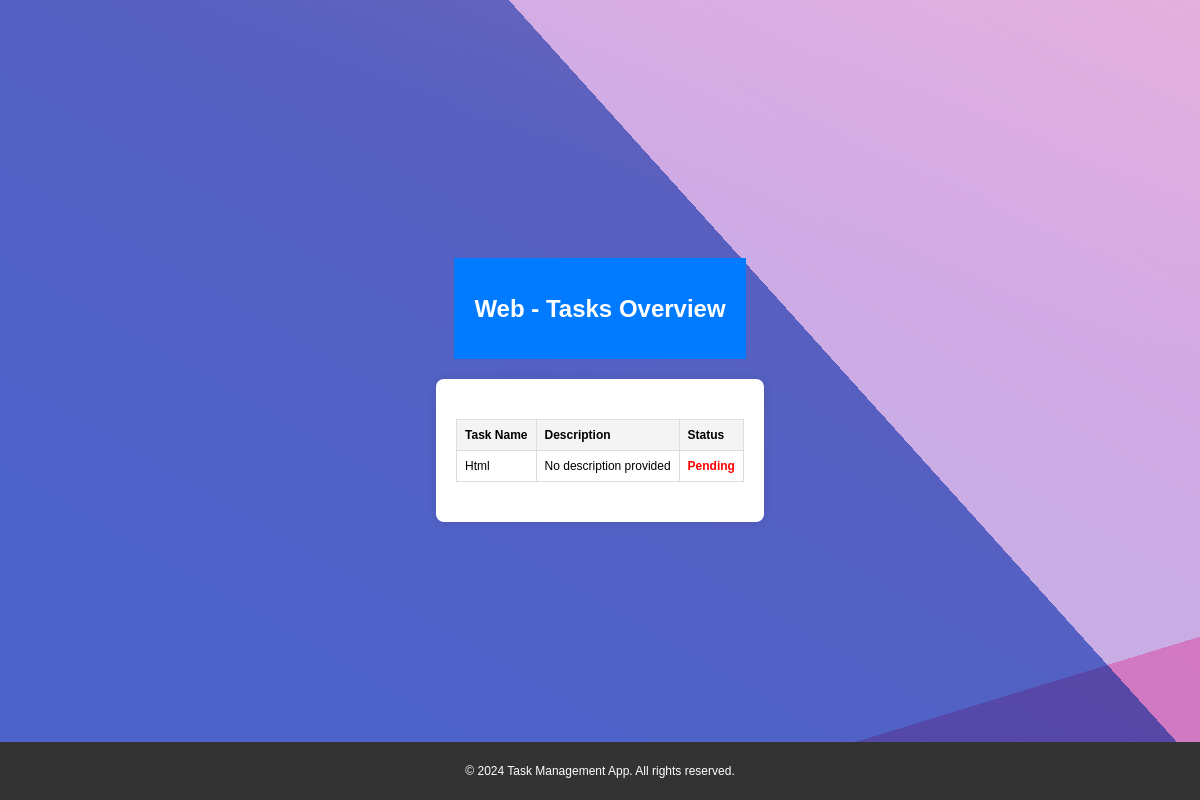
/project/1/tasks/, run on the app's committed database.
### welcome/models.py (models this page shows, shortened)
class Project(models.Model):
    name = models.CharField(max_length=255)
    created_by = models.ForeignKey(
        CustomUser, on_delete=models.CASCADE, related_name='projects'
    )
    start_date = models.DateField()
    end_date = models.DateField()
    members = models.ManyToManyField(CustomUser, related_name='project_members')

class ProUserTask(models.Model):
    user = models.ForeignKey(CustomUser, on_delete=models.CASCADE)  # Task creator
    task_name = models.CharField(max_length=255)
    project = models.ForeignKey(
        'Project', on_delete=models.CASCADE, null=True, blank=True, related_name='tasks'
    )  # Related name for reverse querying tasks by project
    assigned_to = models.ForeignKey(
        CustomUser, on_delete=models.SET_NULL, null=True, blank=True, related_name='assigned_tasks'
    )  # User to whom the task is assigned
    uploaded_file = models.FileField(upload_to='task_files/', null=True, blank=True)
    created_at = models.DateTimeField(auto_now_add=True)
    is_done = models.BooleanField(default=False)

### welcome/views.py (the view)
# urls.py: path('project/<int:project_id>/tasks/', views.view_project_tasks, name='view_project_tasks'),
def view_project_tasks(request, project_id):
    project = get_object_or_404(Project, id=project_id)
    tasks = project.tasks.all()
    return render(request, 'project_tasks.html', {
        'project': project,
        'tasks': tasks,
    })

### welcome/templates/project_tasks.html (shortened to what this page needs)
<!DOCTYPE html>
<html lang="en">
<head>
    <link rel="stylesheet" href="../static/style.css">
</head>
<body>
    <header>
        <h1>{{ project.name }} - Tasks Overview</h1>
    </header>
    <section class="task-list">
        {% if tasks %}
            <table>
                <thead>
                    <tr>
                        <th>Task Name</th>
                        <th>Description</th>
                        <th>Status</th>
                    </tr>
                </thead>
                <tbody>
                    {% for task in tasks %}
                        <tr>
                            <td>{{ task.task_name }}</td>
                            <td>{{ task.description|default:"No description provided" }}</td>
                            <td>
                                {% if task.is_done %}
                                    <span class="completed">Completed</span>
                                {% else %}
                                    <span class="pending">Pending</span>
                                {% endif %}
                            </td>
                        </tr>
                    {% endfor %}
                </tbody>
            </table>
        {% else %}
            <p>No tasks have been added to this project yet.</p>
        {% endif %}
    </section>
    <footer>
        <p>© 2024 Task Management App. All rights reserved.</p>
    </footer>
</body>
</html>

### welcome/static/style.css (style rules this page uses)
* { box-sizing: border-box; outline: none; }
:root { --bg-color: #f5f8ff; --main-color: #353536; --secondary-color: #8e92a4; --main-text-color: #5d606b; --secondary-dark-color: #9496a5; --tag-color-one: #e0fbf6; --tag-color-text-one: #58c2a9; --tag-color-two: #ece7fe; --tag-color-text-two: #8972f3; --tag-color-three: #fde7ea; --tag-color-text-three: #e77f89; --tag-color-four: #f7f8fc; --tag-color-text-four: #a0a6b5; --checkbox-color: #009e90; --button-color: #49beb7; --box-color: #fff1d6; --box-color-2: #d3e6ff; --box-color-3: #ffd9d9; --box-color-4: #daffe5; --task-color: #777982; }
.top-part .count, .top-part, .item, body { display: flex; align-items: center; }
body { margin: 0; justify-content: center; flex-direction: column; overflow: auto; width: 100%; height: 100vh; padding: 20px; font-family: "DM Sans", sans-serif; font-size: 12px; background-image: linear-gradient(21deg, rgba(64, 83, 206, 0.3697003235) 68%, rgba(255, 206, 196, 0.5) 163%), linear-gradient(163deg, rgba(49, 146, 170, 0.0794448997) 86%, rgba(239, 112, 138, 0.5) 40%), linear-gradient(30deg, rgba(76, 79, 173, 0.6173675717) 22%, rgba(237, 106, 134, 0.5) 169%), linear-gradient(48deg, rgba(31, 85, 147, 0.7323890642) 64%, rgba(247, 126, 132, 0.5) 43%); background-blend-mode: overlay, multiply, color, normal; overflow-y: scroll; }

### welcome/templates/project_tasks.html (style rules this page uses)
body { font-family: Arial, sans-serif; margin: 0; padding: 0; background-color: #f4f4f4; }
header { background-color: #007bff; color: white; padding: 20px; text-align: center; }
section.task-list { background-color: white; margin: 20px; padding: 20px; border-radius: 8px; box-shadow: 0 0 10px rgba(0, 0, 0, 0.1); }
table { width: 100%; border-collapse: collapse; margin: 20px 0; }
th, td { border: 1px solid #ddd; padding: 8px; text-align: left; }
th { background-color: #f4f4f4; }
.pending { color: red; font-weight: bold; }
footer { background-color: #333; color: white; text-align: center; padding: 10px; position: fixed; width: 100%; bottom: 0; }

### data on the page
Project: name "Web"
ProUserTask: task_name "Html", description "No description provided", is_done "Pending"
